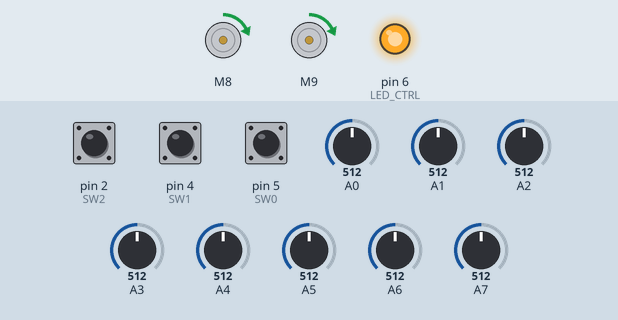
Recording of a sketch running on a simulated Arduino Nano, built with avr-gcc and run on an emulated ATmega328P. Parts: 2 × DC motor (green arrow = forward, orange = backward, longer = faster), output pins drawn as LEDs (lit = HIGH). The inputs (shaded band) are chosen by the test bench; at power-on: pin 2 (SW2) HIGH, pin 4 (SW1) HIGH, pin 5 (SW0) HIGH, A0 = 512, A1 = 512, A2 = 512, A3 = 512, A4 = 512, A5 = 512, A6 = 512, A7 = 512.

Above: at 0.1 s.
Timing chart, 0 to 1.8 s (numbered marks = the images above):
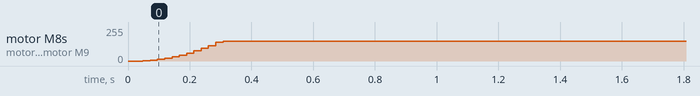

Measured:
- by itself, motor M8, motor M9: moves from stopped to forward 150/255 over 0.26 s

The sketch:

becanuy_LFCode-PID-Modes.ino
```cpp
#include <QTRSensors.h>
#include <SparkFun_TB6612.h>

// QTR 8A pin assignments
#define SENSOR8 A7
#define SENSOR7 A6
#define SENSOR6 A5
#define SENSOR5 A4
#define SENSOR4 A3
#define SENSOR3 A2
#define SENSOR2 A1
#define SENSOR1 A0
#define LED_CTRL 6

// TB6612FNG pin assignments
#define PWMA 3
#define PWMB 11
#define AIN2 7
#define AIN1 8
#define BIN1 9
#define BIN2 10
#define STBY 12

//DIP Switch pin assignments
#define SW2 2
#define SW1 4
#define SW0 5

// Sensor Array setup
QTRSensors qtr;

// Global sensor arrays
int sensorCount = 8;
const uint8_t sensorArray[8] = {SENSOR8, SENSOR7,  SENSOR6,  SENSOR5, SENSOR4, SENSOR3, SENSOR2, SENSOR1};
uint16_t sensorValues[8] ;

// Motors setup
Motor leftMotor = Motor(AIN1, AIN2, PWMA, 1, STBY);
Motor rightMotor = Motor(BIN1, BIN2, PWMB, 1, STBY);

// S-Curve variables
float previousSpeed = 0.0;
float targetSpeed = 150.0;
float currentSpeed = 0.0;
float maxJerk = 5050.0;
float maxAccel = 8500.0;
float stepTime = 0.01;
unsigned long previousMillis = 0.0;
unsigned long interval = stepTime * 1000.0;

// Controller variables
float kp;
float kd;
int proportional = 0;
int derivative = 0;
int previousProportional;

// Calibration variables
const int ledPin = LED_BUILTIN;
int ledState = LOW;
static int sensorThreshold[8];
int legitMode;

//==============================================vvvSETUPvvv==============================================//
void setup() {
  Serial.begin(9600);

  qtr.setTypeAnalog();
  qtr.setSensorPins(sensorArray, sensorCount);

  pinMode(LED_CTRL, OUTPUT);
  digitalWrite(LED_CTRL, HIGH);
  delay(10);

  pinMode(SW0, INPUT);
  pinMode(SW1, INPUT);
  pinMode(SW2, INPUT);
  delay (10);

  legitMode = readMode();

  switch (legitMode) {
    case 0:
      targetSpeed = 150;
      kp = 0.0425;
      kd = 0.4;
      fastCalibrate();
      break;
    case 1:
      targetSpeed = 180;
      kp = 0.065;
      kd = 0.65;
      fastCalibrate();
      break;
    case 2:
      targetSpeed = 200;
      kp = 0.068;
      kd = 1; //0.7
      fastCalibrate();
      break;
    case 4:
      targetSpeed = 220;
      kp = 0.075;
      kd = 0.95;
      fastCalibrate();
      break;
    default:
      break;
  }
}
//==============================================^^^SETUP^^^==============================================//

//==============================================vvvMAIN LOOPvvv==============================================//
void loop() {
  if (millis() - previousMillis >= interval) {
    previousMillis = millis();
    currentSpeed = updateSpeed(currentSpeed, targetSpeed, maxJerk, maxAccel, stepTime);
  }

  pidControl();
}
//==============================================^^^MAIN LOOP^^^==============================================//

//======================================vvvLINE FOLLOWING FUNCTIONSvvv======================================//
void pidControl() {
  uint16_t position = qtr.readLineBlack(sensorValues);

  proportional = position - 3500;
  derivative = proportional - previousProportional;
  previousProportional = proportional;

  int PID = (proportional * kp) + (derivative * kd);

  int leftSpeed = constrain((currentSpeed + PID), -targetSpeed, targetSpeed);
  int rightSpeed = constrain((currentSpeed - PID), -targetSpeed, targetSpeed);

  leftMotor.drive(leftSpeed);
  rightMotor.drive(rightSpeed);
}
//======================================^^^LINE FOLLOWING FUNCTIONS^^^======================================//

//======================================vvvCALIBRATIONS FUNCTIONSvvv======================================//
void noCalibration() {
  stop();

  for (int i = 0; i < sensorCount; i++) {
    sensorThreshold[i] = 350;
  }

  delay(500);
}

void fastCalibrate() {
  delay(500);
  for (int i = 0; i < 200; i++) {
    qtr.calibrate();
  }
}

void blinkLED() {
  for (int i = 0; i < 3; i++) {
    digitalWrite(ledPin, HIGH);
    delay(500);
    digitalWrite(ledPin, LOW);
    delay(500);
  }
}

int readMode () {
  // for (int i=0 ; i<3 ; i++) {
    int modeRet = ((digitalRead(SW2) << 2) | (digitalRead(SW1) << 1) | (digitalRead(SW0)));
  // }

  return modeRet;
}
//======================================^^^CALIBRATIONS FUNCTIONS^^^======================================//

//======================================vvvSENSOR FUNCTIONSvvv======================================//
void displayReadings(int* sensorReadings, char type) {
  if (type == 'A') {
    int val_8 = sensorReadings[0];
    int val_7 = sensorReadings[1];
    int val_6 = sensorReadings[2];
    int val_5 = sensorReadings[3];
    int val_4 = sensorReadings[4];
    int val_3 = sensorReadings[5];
    int val_2 = sensorReadings[6];
    int val_1 = sensorReadings[7];

    Serial.print("8: ");
    Serial.print(val_8);
    Serial.print("\t");
    Serial.print("7: ");
    Serial.print(val_7);
    Serial.print("\t");
    Serial.print("6: ");
    Serial.print(val_6);
    Serial.print("\t");
    Serial.print("5: ");
    Serial.print(val_5);
    Serial.print("\t");
    Serial.print("4: ");
    Serial.print(val_4);
    Serial.print("\t");
    Serial.print("3: ");
    Serial.print(val_3);
    Serial.print("\t");
    Serial.print("2: ");
    Serial.print(val_2);
    Serial.print("\t");
    Serial.print("1: ");
    Serial.print(val_1);
  }
  else if (type == 'D') {
    int first = (sensorReadings[0] > sensorThreshold[0]) ? 1 : 0;
    int second = (sensorReadings[1] > sensorThreshold[1]) ? 1 : 0;
    int third = (sensorReadings[2] > sensorThreshold[2]) ? 1 : 0;
    int fourth = (sensorReadings[3] > sensorThreshold[3]) ? 1 : 0;
    int fifth = (sensorReadings[4] > sensorThreshold[4]) ? 1 : 0;
    int sixth = (sensorReadings[5] > sensorThreshold[5]) ? 1 : 0;
    int seventh = (sensorReadings[6] > sensorThreshold[6]) ? 1 : 0;
    int eighth = (sensorReadings[7] > sensorThreshold[7]) ? 1 : 0;

    Serial.print("8: ");
    Serial.print(first);
    Serial.print("\t");
    Serial.print("7: ");
    Serial.print(second);
    Serial.print("\t");
    Serial.print("6: ");
    Serial.print(third);
    Serial.print("\t");
    Serial.print("5: ");
    Serial.print(fourth);
    Serial.print("\t");
    Serial.print("4: ");
    Serial.print(fifth);
    Serial.print("\t");
    Serial.print("3: ");
    Serial.print(sixth);
    Serial.print("\t");
    Serial.print("2: ");
    Serial.print(seventh);
    Serial.print("\t");
    Serial.print("1: ");
    Serial.print(eighth);
  }

  Serial.println();
}

void displayThresholds() {
  for (int i = 0; i < sensorCount; i++) {
    Serial.print("t");
    Serial.print(8 - i);
    Serial.print(": ");
    Serial.print(sensorThreshold[i]);
    Serial.print("\t");
  }

  Serial.println();
}
//======================================^^^SENSOR FUNCTIONS^^^======================================//

//=========================================vvvMOTOR FUNCTIONSvvv=========================================//
void stop() {
  leftMotor.drive(0);
  rightMotor.drive(0);
}

void runMotors(int left, int right) {
  leftMotor.drive(left);
  rightMotor.drive(right);
}
//=========================================^^^MOTOR FUNCTIONS^^^=========================================//

//=========================================vvvS-CURVE FUNCTIONvvv=========================================//
float updateSpeed(float currentSpeed, float targetSpeed, float maxJerk, float maxAccel, float stepTime) {
  static float currentAccel = 0.0;
  float speedError = targetSpeed - currentSpeed;

  if (abs(speedError) < 0.1) {
    currentSpeed = targetSpeed;
    currentAccel = 0;
    return currentSpeed;
  }

  if (speedError > 0) {
    currentAccel += maxJerk * stepTime;
    if (currentAccel > maxAccel) currentAccel = maxAccel;
  } else {
    currentAccel = maxJerk * stepTime;
    if (currentAccel < -maxAccel) currentAccel = -maxAccel;
  }

  currentSpeed += currentAccel * stepTime;
  if ((speedError > 0 && currentSpeed > targetSpeed) || (speedError < 0 && currentSpeed < targetSpeed)) {
    currentSpeed = targetSpeed;
  }
  return currentSpeed;
}
//=========================================^^^S-CURVE FUNCTION^^^=========================================//
```
